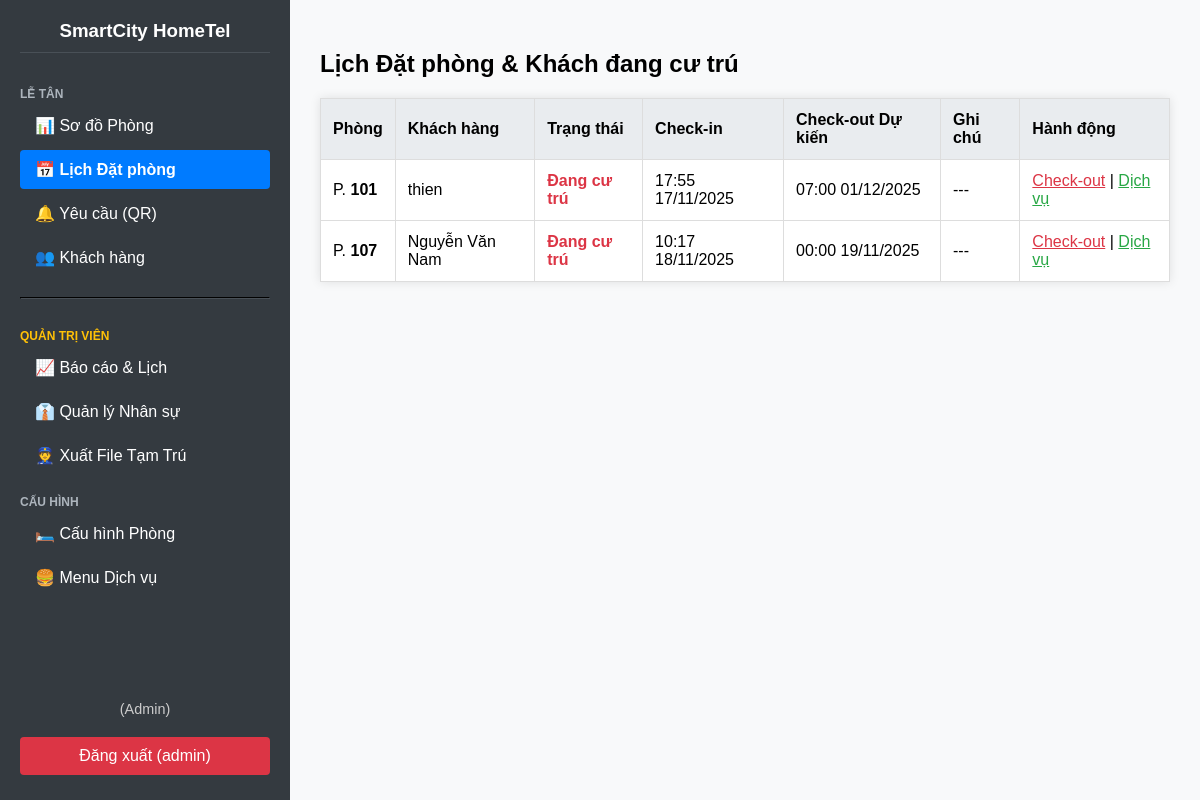
The page /reservations/calendar/ (signed in) on the database as committed earlier.
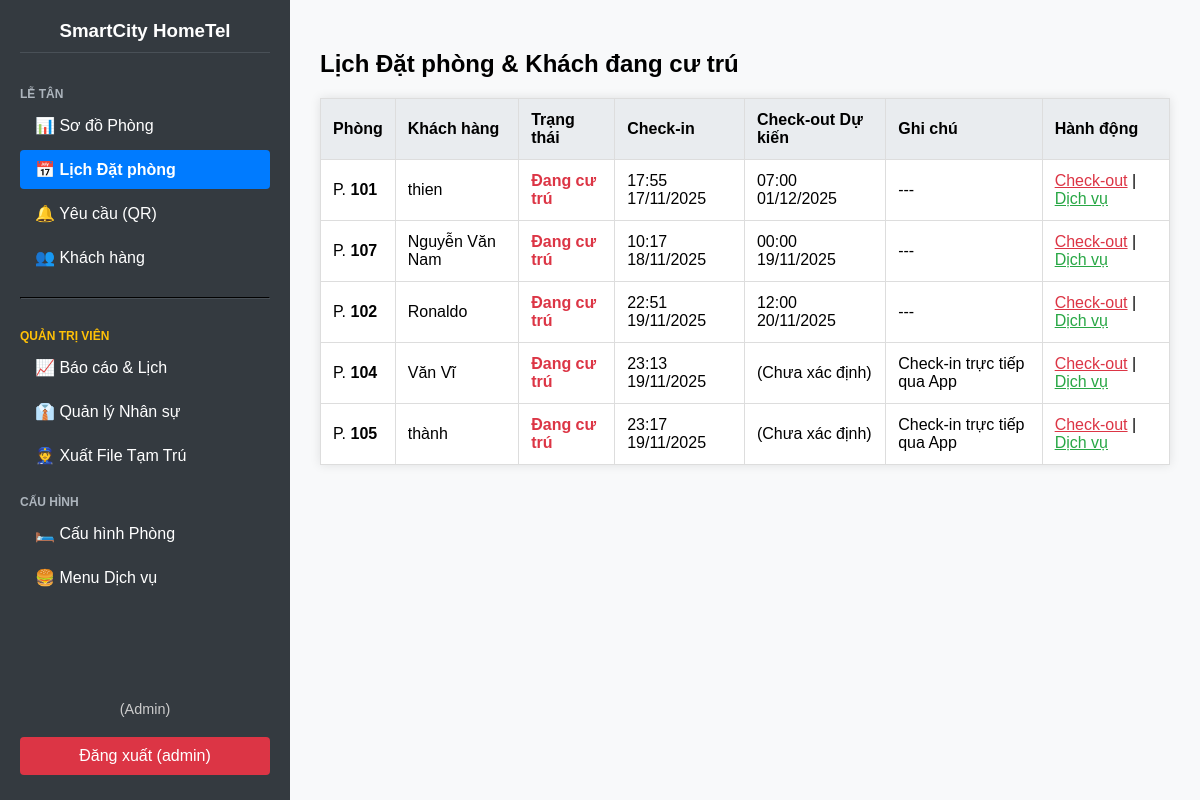
The same page on the database as committed later.
### pms/models.py (models this page shows, shortened)
class Reservation(models.Model):
    room = models.ForeignKey(Room, on_delete=models.CASCADE, verbose_name="Phòng")
    guest = models.ForeignKey(Guest, on_delete=models.CASCADE, verbose_name="Khách hàng")
    check_in_date = models.DateTimeField(verbose_name="Thời gian Check-in")
    check_out_date = models.DateTimeField(null=True, blank=True, verbose_name="Thời gian Check-out dự kiến")
    STATUS_CHOICES = [
        ('Confirmed', 'Đã xác nhận (Booking)'),
        ('Occupied', 'Đang cư trú'),
        ('Completed', 'Đã hoàn tất'),
        ('Cancelled', 'Đã hủy'),
    ]
    status = models.CharField(max_length=20, choices=STATUS_CHOICES, default='Confirmed', verbose_name="Trạng thái đặt phòng")
    note = models.TextField(blank=True, verbose_name="Ghi chú")
    created_at = models.DateTimeField(auto_now_add=True)
    class Meta:
        verbose_name = "4. Đặt phòng"
        verbose_name_plural = "4. Quản lý Đặt phòng"
        ordering = ['check_in_date']

class Room(models.Model):
    hotel = models.ForeignKey(Hotel, on_delete=models.CASCADE, verbose_name="Khách sạn")
    room_number = models.CharField(max_length=10, unique=True, verbose_name="Số Phòng")
    room_type = models.CharField(max_length=50, verbose_name="Loại Phòng")
    price_per_night = models.DecimalField(max_digits=10, decimal_places=0, default=500000, verbose_name="Giá/Đêm")
    STATUS_CHOICES = [
        ('Vacant', 'Trống (Xanh)'),
        ('Dirty', 'Cần dọn (Xám)'),
        ('Occupied', 'Đang có khách (Đỏ)'),
        ('Booked', 'Đã đặt (Vàng)'),
    ]
    status = models.CharField(max_length=20, choices=STATUS_CHOICES, default='Vacant', verbose_name="Trạng thái")
    class Meta:
        verbose_name = "2. Phòng"
        verbose_name_plural = "2. Quản lý Phòng"
        ordering = ['room_number']

class Guest(models.Model):
    full_name = models.CharField(max_length=255, verbose_name="Họ và Tên")
    dob = models.DateField(null=True, blank=True, verbose_name="Ngày sinh")
    ID_TYPE_CHOICES = [
        ('CCCD', 'Căn cước Công dân'),
        ('CMND', 'Chứng minh Nhân dân'),
        ('PP', 'Hộ chiếu (Passport)'),
        ('OTHER', 'Khác')
    ]
    id_type = models.CharField(max_length=10, choices=ID_TYPE_CHOICES, default='CCCD', verbose_name="Loại giấy tờ")
    id_number = models.CharField(max_length=50, unique=True, verbose_name="Mã số giấy tờ")
    license_plate = models.CharField(max_length=20, null=True, blank=True, verbose_name="Biển số xe")
    address = models.CharField(max_length=500, verbose_name="Địa chỉ thường trú")
    phone = models.CharField(max_length=20, null=True, blank=True, verbose_name="Số điện thoại")
    photo = models.ImageField(upload_to='guest_ids/', null=True, blank=True, verbose_name="Ảnh giấy tờ")
    created_at = models.DateTimeField(auto_now_add=True)
    class Meta:
        verbose_name = "3. Khách hàng"
        verbose_name_plural = "3. Quản lý Khách hàng"

### pms/views.py (the view)
# urls.py: path('reservations/calendar/', views.reservation_calendar, name='reservation-calendar'),
@login_required
def reservation_calendar(request):
    reservations = Reservation.objects.filter(
        status__in=['Confirmed', 'Occupied']
    ).select_related('room', 'guest').order_by('check_in_date')
    context = {
        'page_title': 'Lịch Đặt phòng & Khách đang cư trú',
        'reservations': reservations
    }
    return render(request, 'pms/reservation_calendar.html', context)

### pms/templates/pms/reservation_calendar.html (shortened to what this page needs)
{% extends 'pms/base.html' %}
{% block content %}
  <h2>{{ page_title }}</h2>
  <table>
    <thead>
      <tr>
        <th>Phòng</th>
        <th>Khách hàng</th>
        <th>Trạng thái</th>
        <th>Check-in</th>
        <th>Check-out Dự kiến</th>
        <th>Ghi chú</th>
        <th>Hành động</th>
      </tr>
    </thead>
    <tbody>
      {% for res in reservations %}
      <tr>
        <td>P. <strong>{{ res.room.room_number }}</strong></td>
        <td>{{ res.guest.full_name }}</td>
        <td class="status-{{ res.status }}">
            {{ res.get_status_display }}
        </td>
        <td>{{ res.check_in_date|date:"H:i d/m/Y" }}</td>
        <td>
            {% if res.check_out_date %}
                {{ res.check_out_date|date:"H:i d/m/Y" }}
            {% else %}
                (Chưa xác định)
            {% endif %}
        </td>
        <td>{{ res.note|default:"---" }}</td>
        <td>
            {% if res.status == 'Confirmed' %}
                <a href="{% url 'perform-check-in' res.id %}" style="color: #007bff;">Check-in</a>
            {% elif res.status == 'Occupied' %}
                <a href="{% url 'perform-check-out' res.id %}" style="color: #dc3545;">Check-out</a> |
                <a href="{% url 'manage-room-services' res.id %}" style="color: #28a745;">Dịch vụ</a>
            {% endif %}
        </td>
      </tr>
      {% empty %}
      <tr>
        <td colspan="7">Không có Booking hoặc khách đang ở nào.</td>
      </tr>
      {% endfor %}
    </tbody>
  </table>
{% endblock %}

Rows that differ between the two databases and show on the page:
added Reservation: room.room_number "102", guest.full_name "Ronaldo", status "Đang cư trú", check_in_date "22:51 19/11/2025", check_out_date "12:00 20/11/2025", note "---", shows "Check-out"
added Reservation: room.room_number "104", guest.full_name "Văn Vĩ", status "Đang cư trú", check_in_date "23:13 19/11/2025", shows "(Chưa xác định)", note "Check-in trực tiếp qua App", shows "Check-out"
added Reservation: room.room_number "105", guest.full_name "thành", status "Đang cư trú", check_in_date "23:17 19/11/2025", shows "(Chưa xác định)", note "Check-in trực tiếp qua App", shows "Check-out"
